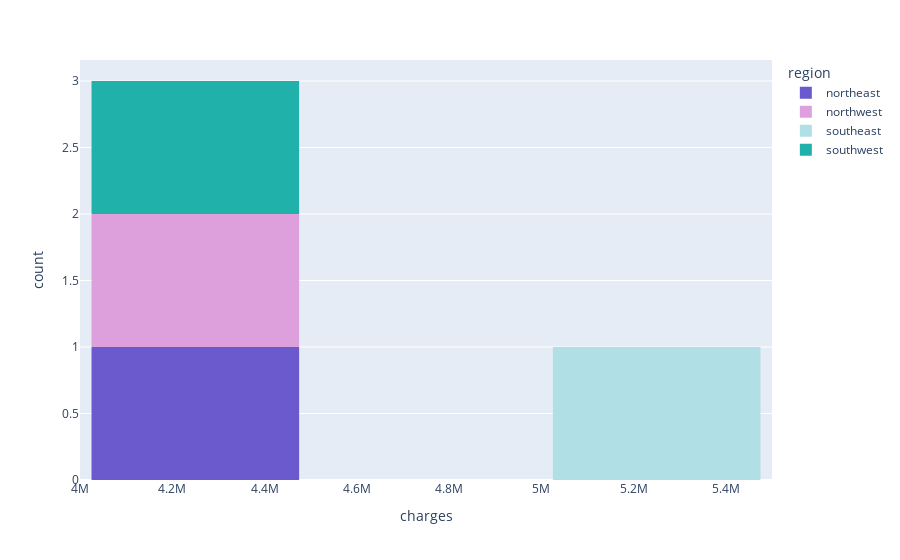

The code cell stored with this chart in its notebook:
### Code cell
'''fig = px.histogram(
    main_dataset, 
    x = "charges",
    color="region",
    color_discrete_sequence=["slateblue", "plum", "powderblue", "lightseagreen"],
    nbins = 47
)'''


fig = px.histogram(
    subdata, 
    x = "charges",
    color=subdata.index,
    color_discrete_sequence=["slateblue", "plum", "powderblue", "lightseagreen"],
    nbins = 4
)
fig.update_layout(bargap = 0.1)
fig.show()

### Figure 1 — Plotly figure (JSON) as saved in the notebook; plotly's stock layout.template omitted (floating-point values rounded to 4 significant figures)
{"data": [{"bingroup": "x", "hovertemplate": "region=northeast<br>charges=%{x}<br>count=%{y}<extra></extra>", "legendgroup": "northeast", "marker": {"color": "slateblue", "pattern": {"shape": ""}}, "name": "northeast", "nbinsx": 4, "orientation": "v", "showlegend": true, "type": "histogram", "x": [4344000.0], "xaxis": "x", "yaxis": "y"}, {"bingroup": "x", "hovertemplate": "region=northwest<br>charges=%{x}<br>count=%{y}<extra></extra>", "legendgroup": "northwest", "marker": {"color": "plum", "pattern": {"shape": ""}}, "name": "northwest", "nbinsx": 4, "orientation": "v", "showlegend": true, "type": "histogram", "x": [4036000.0], "xaxis": "x", "yaxis": "y"}, {"bingroup": "x", "hovertemplate": "region=southeast<br>charges=%{x}<br>count=%{y}<extra></extra>", "legendgroup": "southeast", "marker": {"color": "powderblue", "pattern": {"shape": ""}}, "name": "southeast", "nbinsx": 4, "orientation": "v", "showlegend": true, "type": "histogram", "x": [5364000.0], "xaxis": "x", "yaxis": "y"}, {"bingroup": "x", "hovertemplate": "region=southwest<br>charges=%{x}<br>count=%{y}<extra></extra>", "legendgroup": "southwest", "marker": {"color": "lightseagreen", "pattern": {"shape": ""}}, "name": "southwest", "nbinsx": 4, "orientation": "v", "showlegend": true, "type": "histogram", "x": [4013000.0], "xaxis": "x", "yaxis": "y"}], "layout": {"bargap": 0.1, "barmode": "relative", "legend": {"title": {"text": "region"}, "tracegroupgap": 0}, "margin": {"t": 60}, "xaxis": {"anchor": "y", "domain": [0, 1], "title": {"text": "charges"}}, "yaxis": {"anchor": "x", "domain": [0, 1], "title": {"text": "count"}}}}
